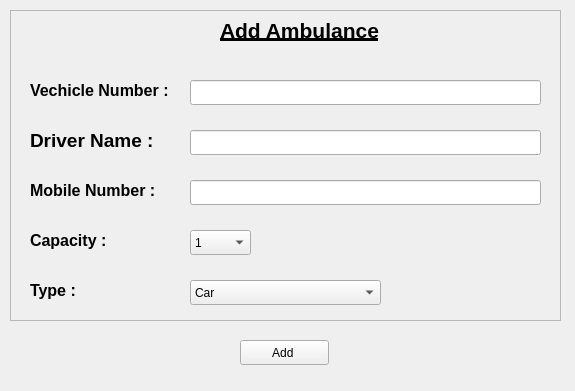
<?xml version="1.0" encoding="UTF-8"?>
<ui version="4.0">
 <class>Form</class>
 <widget class="QWidget" name="Form">
  <property name="geometry">
   <rect>
    <x>0</x>
    <y>0</y>
    <width>575</width>
    <height>391</height>
   </rect>
  </property>
  <property name="windowTitle">
   <string>Add Ambulance</string>
  </property>
  <widget class="QFrame" name="frame">
   <property name="geometry">
    <rect>
     <x>10</x>
     <y>10</y>
     <width>551</width>
     <height>311</height>
    </rect>
   </property>
   <property name="frameShape">
    <enum>QFrame::StyledPanel</enum>
   </property>
   <property name="frameShadow">
    <enum>QFrame::Raised</enum>
   </property>
   <widget class="QLabel" name="ambulanceListLabel">
    <property name="geometry">
     <rect>
      <x>210</x>
      <y>0</y>
      <width>191</width>
      <height>41</height>
     </rect>
    </property>
    <property name="styleSheet">
     <string notr="true">font-size:14pt;
font-weight: bold;</string>
    </property>
    <property name="text">
     <string>&lt;html&gt;&lt;head/&gt;&lt;body&gt;&lt;p&gt;&lt;span style=&quot; font-size:16pt; text-decoration: underline;&quot;&gt;Add Ambulance&lt;/span&gt;&lt;/p&gt;&lt;/body&gt;&lt;/html&gt;</string>
    </property>
   </widget>
   <widget class="QLabel" name="vechicleNumberLabel">
    <property name="geometry">
     <rect>
      <x>20</x>
      <y>60</y>
      <width>151</width>
      <height>41</height>
     </rect>
    </property>
    <property name="styleSheet">
     <string notr="true">font-size:14pt;
font-weight: bold;</string>
    </property>
    <property name="text">
     <string>&lt;html&gt;&lt;head/&gt;&lt;body&gt;&lt;p&gt;&lt;span style=&quot; font-size:12pt;&quot;&gt;Vechicle Number :&lt;/span&gt;&lt;/p&gt;&lt;/body&gt;&lt;/html&gt;</string>
    </property>
   </widget>
   <widget class="QLabel" name="driverNameLabel">
    <property name="geometry">
     <rect>
      <x>20</x>
      <y>110</y>
      <width>151</width>
      <height>41</height>
     </rect>
    </property>
    <property name="styleSheet">
     <string notr="true">font-size:14pt;
font-weight: bold;</string>
    </property>
    <property name="text">
     <string>&lt;html&gt;&lt;head/&gt;&lt;body&gt;&lt;p&gt;Driver Name : &lt;/p&gt;&lt;/body&gt;&lt;/html&gt;</string>
    </property>
   </widget>
   <widget class="QLabel" name="capacityLabel">
    <property name="geometry">
     <rect>
      <x>20</x>
      <y>210</y>
      <width>91</width>
      <height>41</height>
     </rect>
    </property>
    <property name="styleSheet">
     <string notr="true">font-size:14pt;
font-weight: bold;</string>
    </property>
    <property name="text">
     <string>&lt;html&gt;&lt;head/&gt;&lt;body&gt;&lt;p&gt;&lt;span style=&quot; font-size:12pt;&quot;&gt;Capacity :&lt;/span&gt;&lt;/p&gt;&lt;/body&gt;&lt;/html&gt;</string>
    </property>
   </widget>
   <widget class="QLabel" name="mobileNumberLabel">
    <property name="geometry">
     <rect>
      <x>20</x>
      <y>160</y>
      <width>151</width>
      <height>41</height>
     </rect>
    </property>
    <property name="styleSheet">
     <string notr="true">font-size:14pt;
font-weight: bold;</string>
    </property>
    <property name="text">
     <string>&lt;html&gt;&lt;head/&gt;&lt;body&gt;&lt;p&gt;&lt;span style=&quot; font-size:12pt;&quot;&gt;Mobile Number :&lt;/span&gt;&lt;/p&gt;&lt;/body&gt;&lt;/html&gt;</string>
    </property>
   </widget>
   <widget class="QLabel" name="typeLabel">
    <property name="geometry">
     <rect>
      <x>20</x>
      <y>260</y>
      <width>71</width>
      <height>41</height>
     </rect>
    </property>
    <property name="styleSheet">
     <string notr="true">font-size:14pt;
font-weight: bold;</string>
    </property>
    <property name="text">
     <string>&lt;html&gt;&lt;head/&gt;&lt;body&gt;&lt;p&gt;&lt;span style=&quot; font-size:12pt;&quot;&gt;Type : &lt;/span&gt;&lt;/p&gt;&lt;/body&gt;&lt;/html&gt;</string>
    </property>
   </widget>
   <widget class="QComboBox" name="capacityComboBox">
    <property name="geometry">
     <rect>
      <x>180</x>
      <y>220</y>
      <width>61</width>
      <height>25</height>
     </rect>
    </property>
    <item>
     <property name="text">
      <string>1</string>
     </property>
    </item>
    <item>
     <property name="text">
      <string>2</string>
     </property>
    </item>
    <item>
     <property name="text">
      <string>3</string>
     </property>
    </item>
    <item>
     <property name="text">
      <string>4</string>
     </property>
    </item>
    <item>
     <property name="text">
      <string>5</string>
     </property>
    </item>
    <item>
     <property name="text">
      <string>6</string>
     </property>
    </item>
    <item>
     <property name="text">
      <string>7</string>
     </property>
    </item>
    <item>
     <property name="text">
      <string>8</string>
     </property>
    </item>
    <item>
     <property name="text">
      <string>9</string>
     </property>
    </item>
    <item>
     <property name="text">
      <string>10</string>
     </property>
    </item>
    <item>
     <property name="text">
      <string>11</string>
     </property>
    </item>
    <item>
     <property name="text">
      <string>12</string>
     </property>
    </item>
   </widget>
   <widget class="QComboBox" name="typeCombobox">
    <property name="geometry">
     <rect>
      <x>180</x>
      <y>270</y>
      <width>191</width>
      <height>25</height>
     </rect>
    </property>
    <item>
     <property name="text">
      <string>Car</string>
     </property>
    </item>
    <item>
     <property name="text">
      <string>Bus</string>
     </property>
    </item>
    <item>
     <property name="text">
      <string>Van</string>
     </property>
    </item>
    <item>
     <property name="text">
      <string>Magic</string>
     </property>
    </item>
    <item>
     <property name="text">
      <string>Sumo</string>
     </property>
    </item>
   </widget>
   <widget class="QLineEdit" name="vechicleNumber">
    <property name="geometry">
     <rect>
      <x>180</x>
      <y>70</y>
      <width>351</width>
      <height>25</height>
     </rect>
    </property>
   </widget>
   <widget class="QLineEdit" name="driverName">
    <property name="geometry">
     <rect>
      <x>180</x>
      <y>120</y>
      <width>351</width>
      <height>25</height>
     </rect>
    </property>
   </widget>
   <widget class="QLineEdit" name="mobileNumber">
    <property name="geometry">
     <rect>
      <x>180</x>
      <y>170</y>
      <width>351</width>
      <height>25</height>
     </rect>
    </property>
   </widget>
  </widget>
  <widget class="QPushButton" name="addButton">
   <property name="geometry">
    <rect>
     <x>240</x>
     <y>340</y>
     <width>89</width>
     <height>25</height>
    </rect>
   </property>
   <property name="text">
    <string>Add </string>
   </property>
  </widget>
 </widget>
 <resources/>
 <connections/>
</ui>
